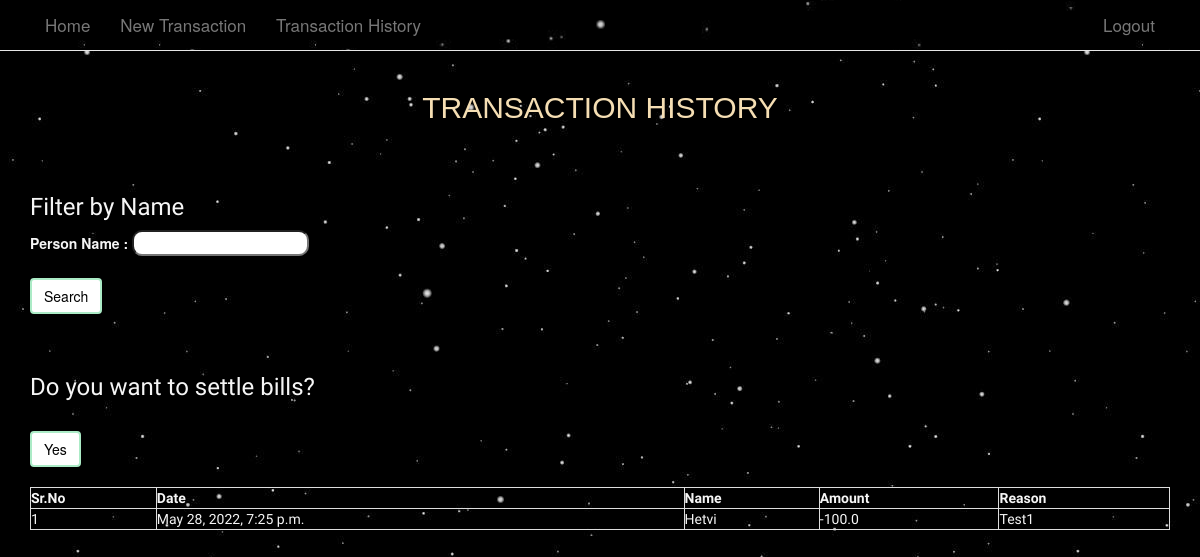
The app's page /history/ (signed in), older data.
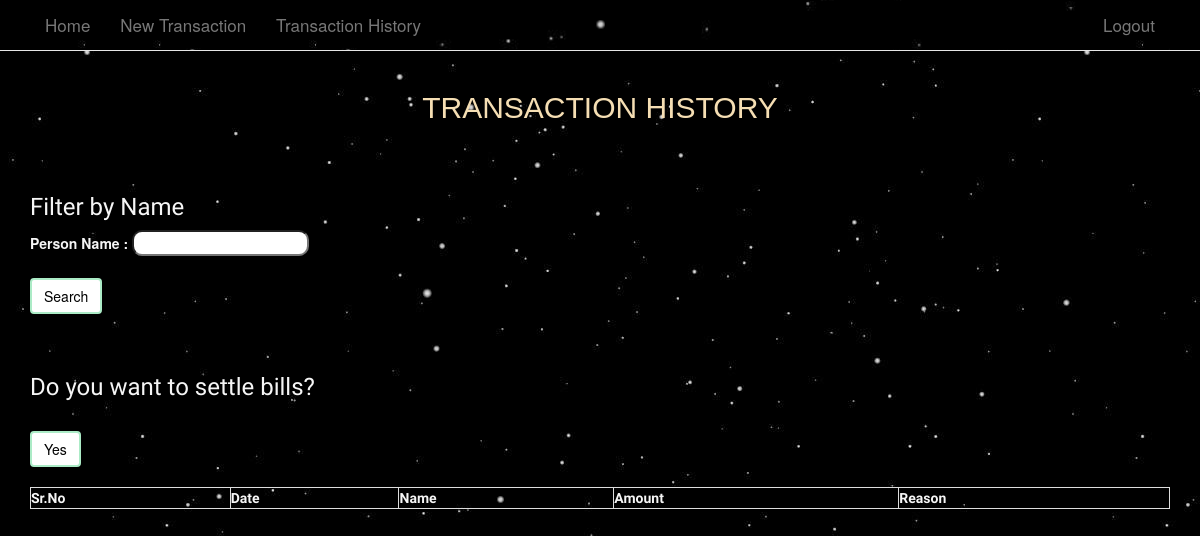
The same page, newer data.
### webapp/models.py (models this page shows, shortened)
class Transaction_history(models.Model):
    person1=models.CharField(max_length=264,default=" ")
    person2=models.CharField(max_length=264,default=" ")
    date= models.DateTimeField( auto_now_add=True, null=True)
    reason=models.CharField(max_length=264)
    amount=models.FloatField(null=True)

### webapp/views.py (the view, shortened to what this page needs)
# urls.py: url(r'history/$',views.history,name='history'),
def history(request):
    global person_n
    datah=Transaction_history.objects.filter(person1=request.user.get_username())
    dataopp= Transaction_history.objects.filter(person2=request.user.get_username())
    if request.method == 'POST':
        transact_history=TransactionHistory(data=request.POST)
        if transact_history.is_valid():
            person_n=request.POST["person_name"]
            if person_n=="":
                messages.error(request,'Person Not found')
                flag1=False
            else:
                flag1=True
    else:
        transact_history=TransactionHistory()
        return render(request,'history.html',{'transact_history':transact_history,"datah":datah,"dataopp":dataopp})

### webapp/forms.py
class TransactionHistory(forms.Form):
    person_name=forms.CharField()

### templates/history.html (shortened to what this page needs)
{%extends "base.html"%}
{% block body_block %}
{% load static %}
<link rel="stylesheet" type="text/css" href="{% static 'css/history.css' %}"/>
<link rel="stylesheet" href="https://maxcdn.bootstrapcdn.com/bootstrap/3.3.7/css/bootstrap.min.css">
<h1 id="main-header" style="text-align:center; font-size: 30px; color: wheat;";>TRANSACTION HISTORY</h1>
<br></br>
<h3 id="body_info">Filter by Name</h3>
<form method="POST" class="post-form">
    <div class="form-div">
      <div class="form_content">
          <label color="black" for="id_person_name">Person Name :</label>
          {{ transact_history.person_name }}
      </div>
    </div>
  <button id = "save" type='Submit' class="save btn btn-default">Search</button>
</form>
<br></br>
{% if user.is_authenticated %}
<h3 id="body_info">Do you want to settle bills?</h3>
<button id = "save" type='Submit' class="save btn btn-default" onClick="location.href='{% url 'settle'%}'">Yes</button>
<br></br>
<div class="row">
  <div class="col-md-12">
    <table>
      <thead>
        <tr>
          <th>Sr.No</th>
          <th>Date</th>
          <th>Name</th>
          <th>Amount</th>
          <th>Reason</th>
        </tr>
      </thead>
      <tbody>
            {% for i in dataopp %}
              <tr>
                <td>{{forloop.counter}}</td>
                <td>{{i.date}}</td>
                <td>{{i.person1}}</td>
                <td>-{{i.amount}}</td>
                <td>{{i.reason}}</td>
              </tr>
            {%endfor%}
      </tbody>
    </table>
  </div>
</div>
{%else%}
<h4 id="body_info">Login to view history</h4>
{% endif %}
{% endblock %}

### templates/base.html (shortened to what this page needs)
{% load static %}
<!DOCTYPE html>
<html>
  <head>
    <link rel="stylesheet" type="text/css" href="{% static 'css/base.css' %}"/>
    <link rel="stylesheet" href="https://maxcdn.bootstrapcdn.com/bootstrap/3.3.7/css/bootstrap.min.css">
    </head>
  <body>
    <nav class="navbar navbar-default navbar-static-top">
      <div class="bg-img">
      <div class="container">
        <div class="topnav">
          {% if user.is_authenticated %}
          <ul class="nav navbar-nav">
            <li><a class="navbar-brand" href="{% url 'index' %}">Home</a></li>
            <li><a class="navbar-link" href="{% url 'transaction' %}">New Transaction</a></li>
            <li><a class="navbar-link" href="{% url 'history' %}">Transaction History</a></li>
          </ul>
          <ul class="nav navbar-nav pull-right">
            <li><a class='navbar-link' href="{% url 'logout' %}">Logout</a></li>
          </ul>
          {% endif %}
      </div>
      </div>
    </div>
    </nav>
    <div class="container">
    {% block body_block %}
    {% endblock %}
    </div>
  </body>
</html>

### static/css/history.css (style rules this page uses)
#main-header { font-family: 'PT Serif', sans-serif; }
table { font-family: 'PT Sans', sans-serif; border-collapse: collapse; width: 100%; }
td, th { border: 1px solid #dddddd; text-align: left; padding: 8px; }
#body_info { font-family: 'PT Sans', sans-serif; color:whitesmoke }
#save { margin-top: 20px; background-color: white; color: black; border: 2px solid #ABEBC6; transition-duration: 0.4s; }
#id_person_name { border-radius: 10px; }
label { color: whitesmoke; }
.row { color:whitesmoke }

### templates/base.html (style rules this page uses)
.topnav a { background-image: url('../../static/pics/741514.jpg'); color: #FDFEFE; text-align: center; padding: 14px 16px; text-decoration: none; font-size: 17px; }

### templates/history.html (style rules this page uses)
.bg-img { background-image: url('../../static/pics/741514.jpg'); color: whitesmoke; }
body { background-image: url('../../static/pics/741514.jpg'); color: #FDFEFE; }

Row changes from the older to the newer data that the page shows:
removed Transaction_history: date "May 28, 2022, 7:25 p.m.", person1 "Hetvi", amount "100.0", reason "Test1"
